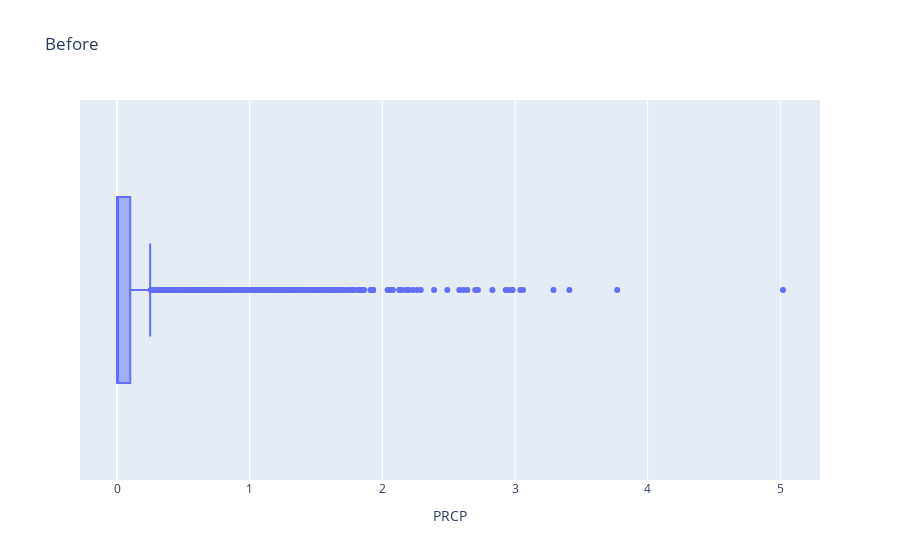
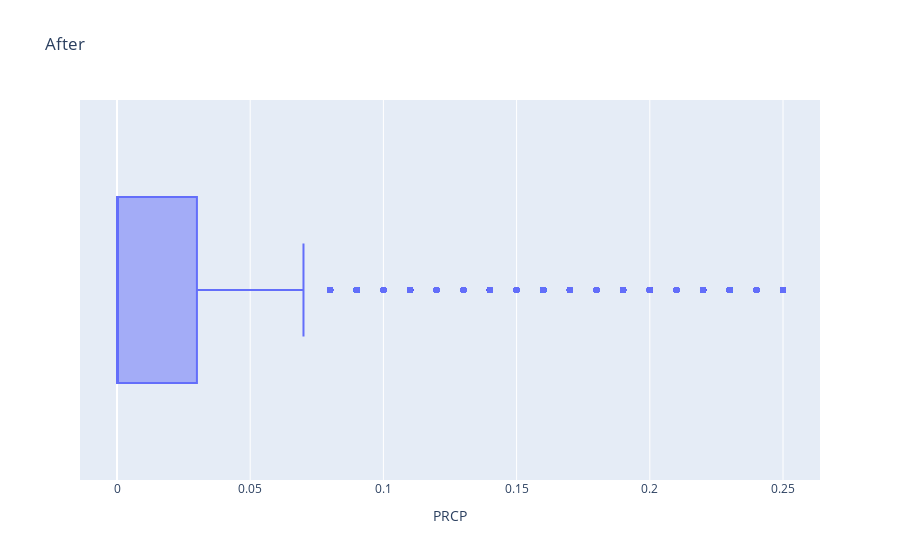

The cell these charts' notebook holds for them, in order:
### Code cell
fig=px.box(df, x="PRCP", title='Before');
fig.show()
outliers = df[(df['PRCP'] < Q1 - 1.5 * IQR) | (df['PRCP'] > Q3 + 1.5 * IQR)]
df = df.drop(outliers.index)
fig=px.box(df, x="PRCP", title='After');
fig.show()

### Figure 1 — Plotly figure (JSON) as saved in the notebook; plotly's stock layout.template omitted (floating-point values rounded to 4 significant figures; data arrays with more than 128 entries replaced by an {"elided": "..."} marker saying what was removed)
{"data": [{"alignmentgroup": "True", "hovertemplate": "PRCP=%{x}<extra></extra>", "legendgroup": "", "marker": {"color": "#636efa"}, "name": "", "notched": false, "offsetgroup": "", "orientation": "h", "showlegend": false, "type": "box", "x": {"elided": "25551 float values"}, "x0": " ", "xaxis": "x", "y0": " ", "yaxis": "y"}], "layout": {"autosize": true, "boxmode": "group", "legend": {"tracegroupgap": 0}, "title": {"text": "Before"}, "xaxis": {"anchor": "y", "autorange": true, "domain": [0, 1], "range": [-0.2789, 5.299], "title": {"text": "PRCP"}, "type": "linear"}, "yaxis": {"anchor": "x", "autorange": true, "domain": [0, 1], "range": [-0.5, 0.5], "type": "category"}}}

### Figure 2 — Plotly figure (JSON) as saved in the notebook; plotly's stock layout.template omitted (floating-point values rounded to 4 significant figures; data arrays with more than 128 entries replaced by an {"elided": "..."} marker saying what was removed)
{"data": [{"alignmentgroup": "True", "hovertemplate": "PRCP=%{x}<extra></extra>", "legendgroup": "", "marker": {"color": "#636efa"}, "name": "", "notched": false, "offsetgroup": "", "orientation": "h", "showlegend": false, "type": "box", "x": {"elided": "21993 float values"}, "x0": " ", "xaxis": "x", "y0": " ", "yaxis": "y"}], "layout": {"autosize": true, "boxmode": "group", "legend": {"tracegroupgap": 0}, "title": {"text": "After"}, "xaxis": {"anchor": "y", "autorange": true, "domain": [0, 1], "range": [-0.01389, 0.2639], "title": {"text": "PRCP"}, "type": "linear"}, "yaxis": {"anchor": "x", "autorange": true, "domain": [0, 1], "range": [-0.5, 0.5], "type": "category"}}}
